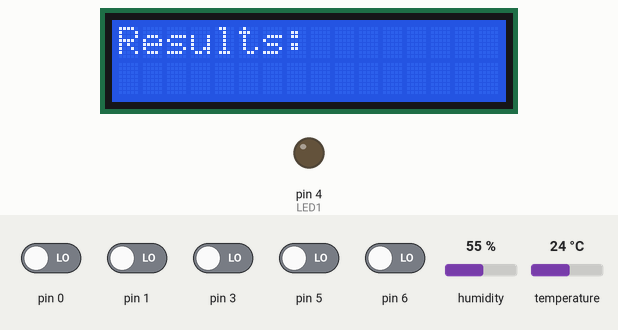
This sketch was run on a simulated Arduino Uno, built with avr-gcc and run on an emulated ATmega328P. Shown: 16×2 character LCD, output pins drawn as LEDs (lit = HIGH). Wiring (inferred from the names in the program): DHT11 sensor: data pin 2. The inputs (shaded band) are chosen by the test bench; at power-on: pin 0, pin 1, pin 3, pin 5, pin 6 LOW, humidity 55 %, temperature 24 °C.

Above: at 1.2 s.
1.3 s: humidity set to 22 %
At 3.9 s:
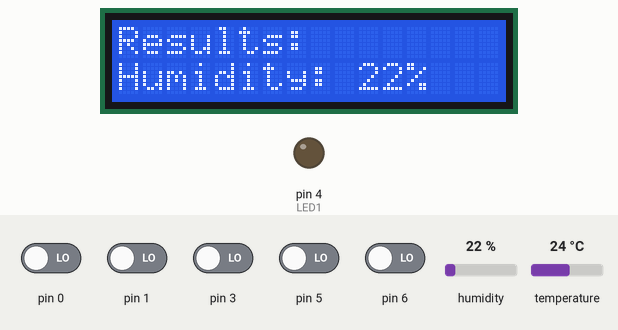
At 10.0 s:
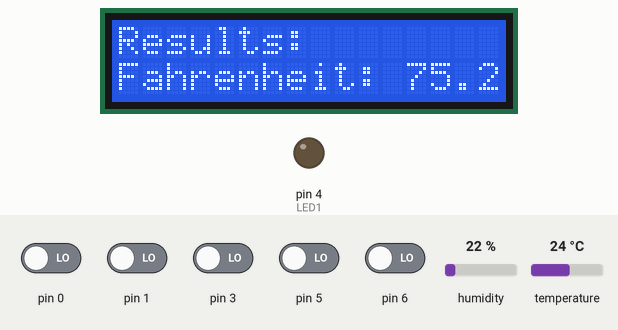
Timing chart, 0 to 44.1 s (numbered marks = the images above; inputs shaded):
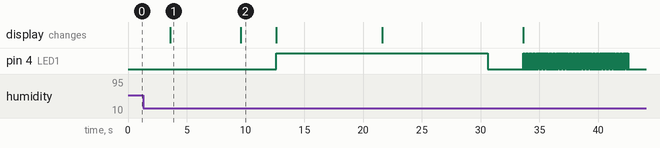

The sketch:

Our_Project.ino
```cpp
#include <LiquidCrystal.h>
#include <SimpleDHT.h>
#include "Heat_Index.hpp"
#include "MQ2.h"
#include "MQ9.h"
#define DHTPIN 2
#define ANALOG1 A0
#define ANALOG2 A5
#define LED1 4

const int rs = 12, en = 11, d4 = 10, d5 = 9, d6 = 8, d7 = 7;
LiquidCrystal lcd(rs, en, d4, d5, d6, d7);

SimpleDHT11 dht11(DHTPIN);
MQ2 mq2(ANALOG1);
MQ9 mq9(ANALOG2);
Heat_Index hi;

void setup() {
  pinMode(LED1,OUTPUT);
  lcd.begin(16, 2);
}

void loop() {
  lcd.setCursor(0,0);
  lcd.print("Results:");
  delay(3000);

  byte temperature = 0;
  byte humidity = 0;

  dht11.read(&temperature, &humidity, NULL);
  float smoke_sensor = mq2.read(false);
  float gas_sensor = mq9.read(false);

  if (isnan(humidity) || isnan(temperature) || isnan(gas_sensor) || isnan(smoke_sensor)) {
    lcd.setCursor(0,1);
    lcd.println("Failed to read!");
    delay(3000);
    lcd.clear();
    delay(3000);
  }
  else{
    float fahrenheit = 1.8 * temperature + 32;
    float heat_index = hi.computeHeatIndex(fahrenheit, humidity);
    lcd.setCursor(0,1);
    lcd.print("                      ");
    lcd.setCursor(0,1);
    lcd.print("Humidity: ");
    lcd.print(humidity);
    lcd.print("%");
    delay(3000);

    delay(3000);
    lcd.setCursor(0,1);
    lcd.print("                      ");
    lcd.setCursor(0,1);
    lcd.print("Fahrenheit: ");
    lcd.print(fahrenheit);
    lcd.print(" *F");

    delay(3000);
    lcd.setCursor(0,1);
    lcd.print("                      ");
    lcd.setCursor(0,1);
    lcd.print("Heat index: ");
    lcd.print(heat_index);
    lcd.print(" *F ");

    if ( heat_index < 80 ){
      digitalWrite(LED1, HIGH);
      delay(9000);
      digitalWrite(LED1, LOW);
    }
    else if ( heat_index >= 80 && heat_index <= 89 ){
      for ( int i = 0; i < 3; i++ ){
        digitalWrite(LED1, HIGH);
        delay(1500);
        digitalWrite(LED1, LOW);
        delay(1500);
      }
    }
    else if ( heat_index >= 90 && heat_index <= 104 ){
      for ( int i = 0; i < 9; i++ ){
        digitalWrite(LED1, HIGH);
        delay(500);
        digitalWrite(LED1, LOW);
        delay(500);
      }
    }
    else if ( heat_index >= 105 && heat_index <= 129 ){
      for ( int i = 0; i < 30; i++ ){
        digitalWrite(LED1, HIGH);
        delay(150);
        digitalWrite(LED1, LOW);
        delay(150);
      }
    }
    else{
      for ( int i = 0; i < 90; i++ ){
        digitalWrite(LED1, HIGH);
        delay(50);
        digitalWrite(LED1, LOW);
        delay(50);
      }
    }

    lcd.setCursor(0,1);
    lcd.print("                      ");
    lcd.setCursor(0,1);
    lcd.print("Smoke: ");
    lcd.print(smoke_sensor);
    lcd.print(" ppm");

    if ( smoke_sensor < 50 ){
      digitalWrite(LED1, HIGH);
      delay(9000);
      digitalWrite(LED1, LOW);
    }
    else if ( smoke_sensor >= 51 && smoke_sensor <= 100 ){
      for ( int i = 0; i < 3; i++ ){
        digitalWrite(LED1, HIGH);
        delay(1500);
        digitalWrite(LED1, LOW);
        delay(1500);
      }
    }
    else if ( smoke_sensor >= 101 && smoke_sensor <= 150 ){
      for ( int i = 0; i < 9; i++ ){
        digitalWrite(LED1, HIGH);
        delay(500);
        digitalWrite(LED1, LOW);
        delay(500);
      }
    }
    else{
      for ( int i = 0; i < 90; i++ ){
        digitalWrite(LED1, HIGH);
        delay(50);
        digitalWrite(LED1, LOW);
        delay(50);
      }
    }

    delay(3000);
    lcd.setCursor(0,1);
    lcd.print("                      ");
    lcd.setCursor(0,1);
    lcd.print("Gas: ");
    lcd.print(gas_sensor);
    lcd.print(" ppm");

    if ( gas_sensor < 50 ){
      digitalWrite(LED1, HIGH);
      delay(9000);
      digitalWrite(LED1, LOW);
    }
    else if ( gas_sensor >= 50 && gas_sensor <= 100 ){
      for ( int i = 0; i < 3; i++ ){
        digitalWrite(LED1, HIGH);
        delay(500);
        digitalWrite(LED1, LOW);
        delay(500);
      }
    }
    else{
      for ( int i = 0; i < 90; i++ ){
        digitalWrite(LED1, HIGH);
        delay(50);
        digitalWrite(LED1, LOW);
        delay(50);
      }
    }

    delay(3000);
    lcd.clear();
  }

}
```

Measured:
- what the display in image 1 shows lasts 6.0 s, from 3.6 s to 9.6 s
